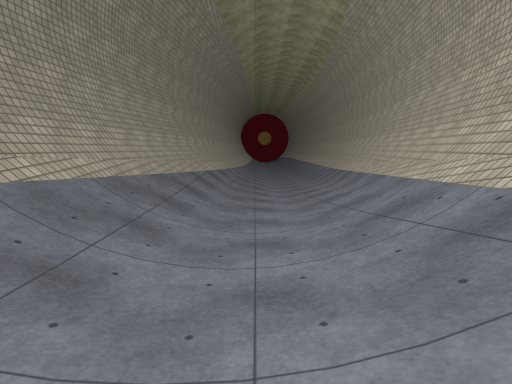
View 1 (above)

12 first-person views from a walk through a 3-D level made in the Unity game engine. The camera is 1.5 m above the floor, tilts 8° down and sees 80° across. The floor is counted in squares, 1 m on a side. Each view is taken from the middle of a square. On the plan, view 1 faces up. The plan holds only what a view shows up to about 15 squares ahead; the rest is blank. The place goes on beyond the plan. The player is left out. Some animated figures are not drawn. Surface patterns are stand-ins for the level's own textures.

View 2
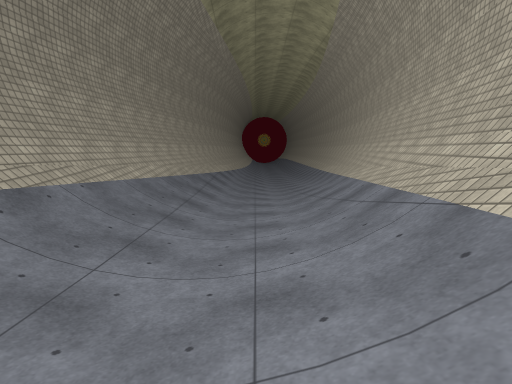

View 3
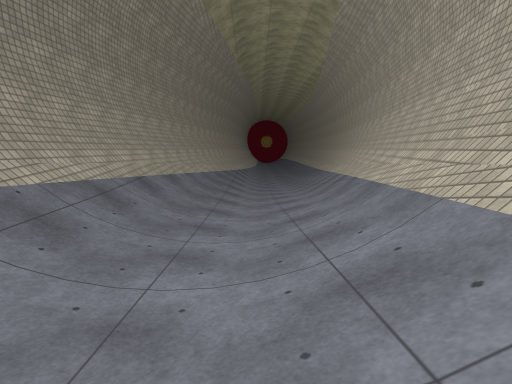

View 4
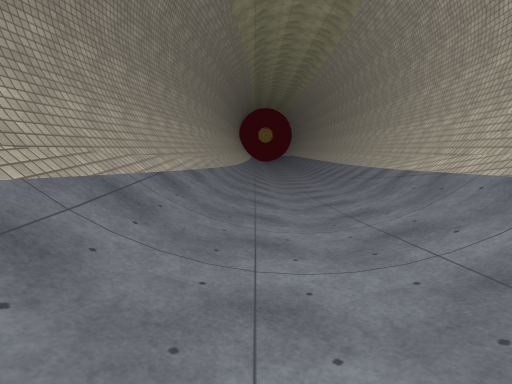

View 5
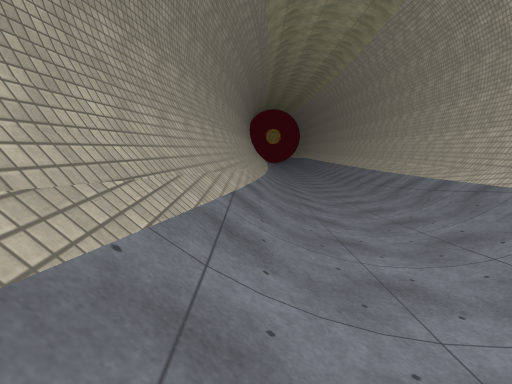

View 6
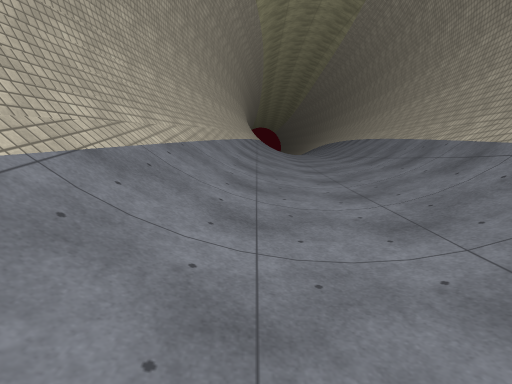

View 7
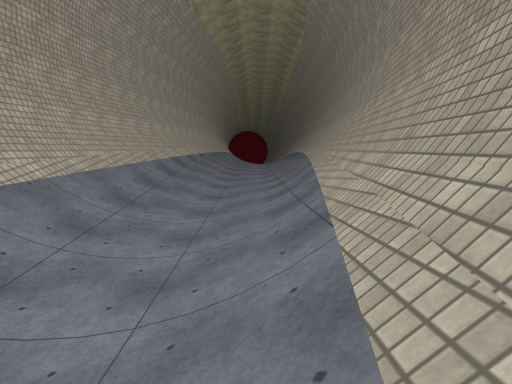

View 8
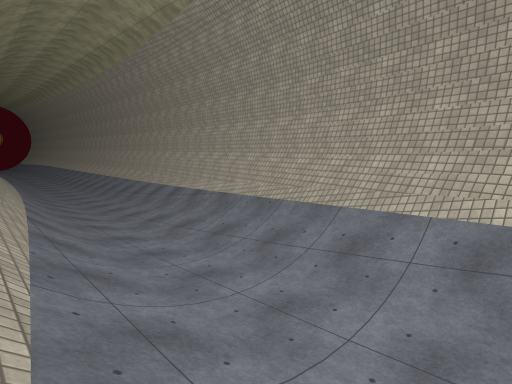

View 9
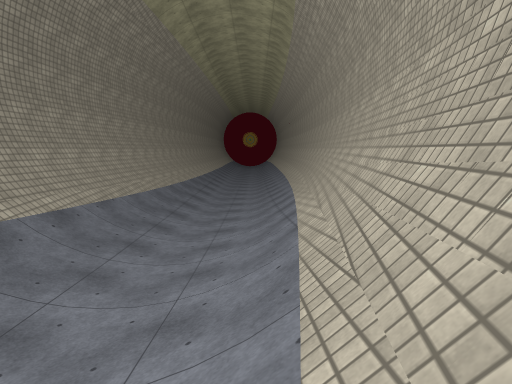

View 10
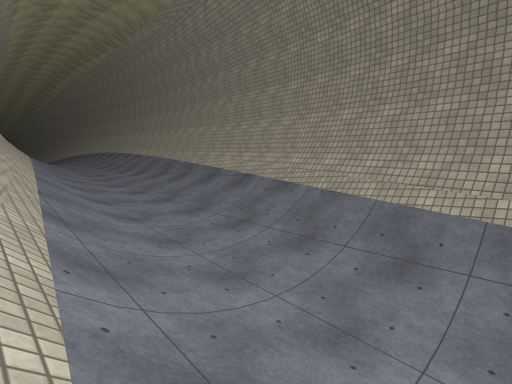

View 11
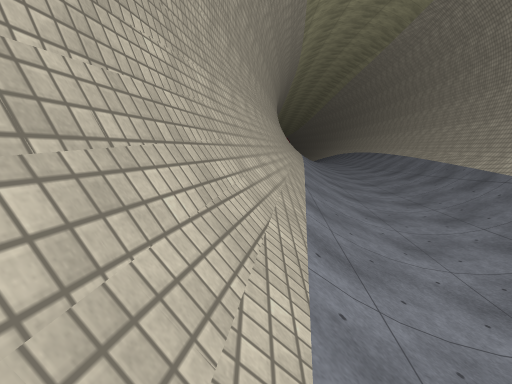

View 12
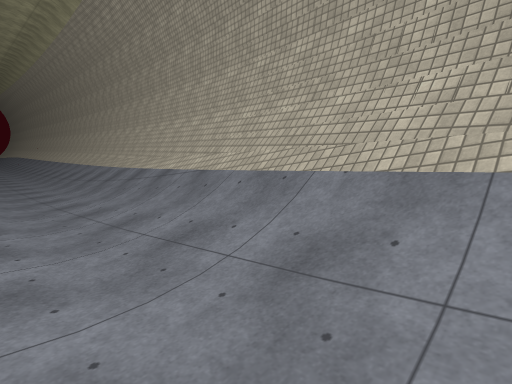

### Floor plan
Key: @ floor where view 1 was taken; # wall or solid block; . main floor; : floor 0.25 m higher than the main floor; - floor 0.25 m lower than the main floor; + floor 0.5 m higher than the main floor; _ floor 0.5 m lower than the main floor; * floor 0.75 m higher than the main floor; < floor 0.75 m lower than the main floor; % floor 1 m higher than the main floor; / step, stairs or slope; = window, fence, low wall or low ledge.
Columns run from 8 left of view 1 to 7 right of it. Each row starts with its distance up from view 1.
 24      #///<<<///#
 23      #///_<<///#
 22      #//-_<_//##
 21      #//-_<_//=#
 20     ##//-___//=#
 19     ##//-___//=#
 18     #=//-__-//##
 17     #=//-__///##
 16     #=//-__///#
 15     ##//-_-///#
 14     #//.---//##
 13     #//.--.//=#
 12    ##//.--.//=#
 11    ##//....//=#
 10    #=//...///##
  9    #=//...///##
  8    ##//...///#
  7    #//:...///#
  6    #//:..://=#
  5   ##//+..://=#
  4   ##//+::://=#
  3   #=//+::///##
  2   #=//+::///##
  1   #=//+:+///#
  0   #//*++@//=#
 -1  ##//*+++//=#
 -2  ##//*++*//=#
 -3  #=//*++///##
 -4  #=//*+*///##
 -5  ##//***///#
 -6  #///***///#
 -7  #//%**%//=#
 -8 ##//%%*%//=#
 -9 ##//%%%%//=#
-10 #=//%%%%//##
-11 #=//%%%///##
-12 #=//%%%///#

Where each view was taken, in squares from view 1:
view 1: 0 up, 0 right, facing up
view 2: 5 down, 0 right, facing up
view 3: 12 down, 1 left, facing up
view 4: 8 up, 0 right, facing up
view 5: 9 up, 2 left, facing up
view 6: 3 up, 0 right, facing down
view 7: 3 up, 4 left, facing down
view 8: 5 up, 4 left, facing up-right
view 9: 9 up, 4 right, facing up
view 10: 8 up, 4 right, facing down-left
view 11: 8 up, 4 right, facing down
view 12: 9 up, 0 right, facing up-right
